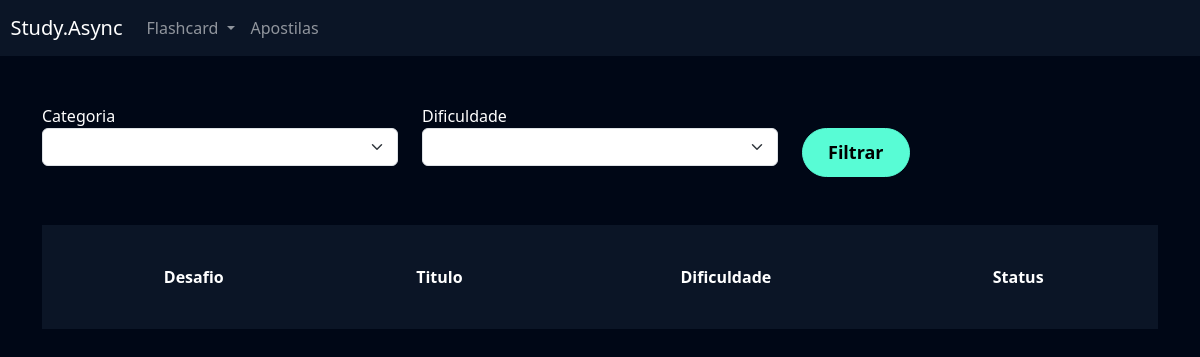
Page /flashcard/listar_desafio/ (signed in) on the earlier database version.
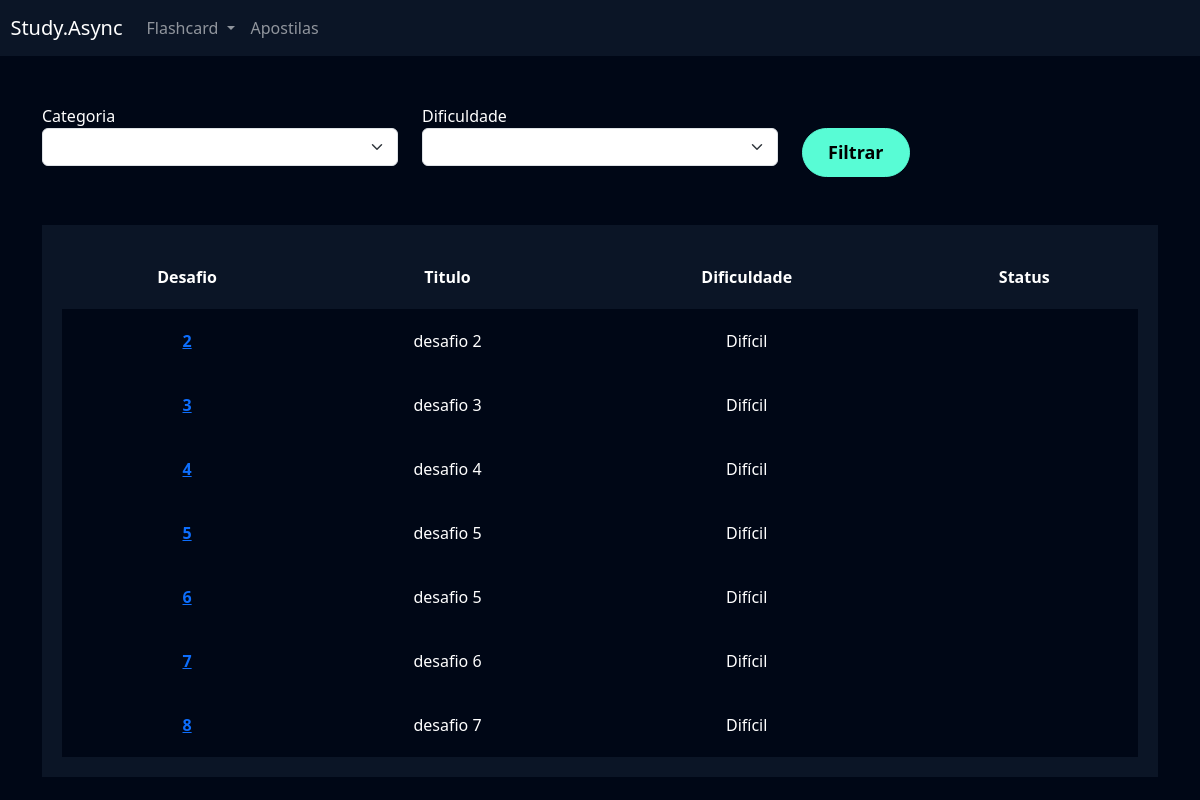
Same page on the later database version.
### flashcard/models.py (models this page shows, shortened)
class Desafio(models.Model):
    user = models.ForeignKey(User, on_delete=models.DO_NOTHING)
    titulo = models.CharField(max_length=100)
    categoria = models.ManyToManyField(Categoria)
    quantidade_perguntas = models.IntegerField()
    dificuldade = models.CharField(
        max_length=1, choices=Flashcard.DIFICULDADE_CHOICES
    )
    flashcards = models.ManyToManyField(FlashcardDesafio)

### flashcard/views.py (the view)
# urls.py: path('listar_desafio/', views.listar_desafio, name='listar_desafio'),
def listar_desafio(request):
    desafios = Desafio.objects.filter(user=request.user)
    return render(
        request,
        'listar_desafio.html',
        {
            'desafios': desafios,
        },
    )

### flashcard/templates/listar_desafio.html (shortened to what this page needs)
{% extends "base.html" %}
{% load static %}
{% block 'cabecalho' %}
    <link href="{% static 'usuarios/css/cadastro.css' %}" rel="stylesheet">
    <link href="{% static 'flashcard/css/novo_flashcard.css' %}" rel="stylesheet">
    <link href="{% static 'flashcard/css/iniciar_desafio.css' %}" rel="stylesheet">
    <link href="{% static 'flashcard/css/desafio.css' %}" rel="stylesheet">
    <link href='https://unpkg.com/boxicons@2.1.4/css/boxicons.min.css' rel='stylesheet'>
{% endblock 'cabecalho' %}
{% block 'conteudo' %}
    {% include "partials/header.html" %}
    <div class="container">
        <br>
        <br>
        <div class="row">
            <div class="col-md">
                <form action="}" method="GET">
                <label for="">Categoria</label>
                <select name="categoria" class="form-select">
                </select>
            </div>
            <div class="col-md">
                <label for="">Dificuldade</label>
                <select name="dificuldade" class="form-select">
                </select>
            </div>
            <div class="col-md">
                <br>
                <input type="submit" value="Filtrar" class="btn-cadastro">
            </div>
        </div>
        <br>
        <br>
        <div class="box-listar">
            <table>
                <thead>
                  <tr>
                    <th scope="col">Desafio</th>
                    <th scope="col">Titulo</th>
                    <th scope="col">Dificuldade</th>
                    <th scope="col">Status</th>
                  </tr>
                </thead>
                <tbody>
                    {% for desafio in desafios %}
                        <tr class="linha">
                            <th><a href="{% url 'desafio' desafio.id %}">{{desafio.id}}</a></th>
                            <td>{{desafio.titulo}}</td>
                            <td>{{desafio.get_dificuldade_display}}</td>
                            <td>{{desafio.status}}</td>
                        </tr>
                    {% endfor %}
                </tbody>
              </table>
        </div>
    </div>
{% endblock 'conteudo' %}

### templates/base.html (shortened to what this page needs)
{% load static %}
<!doctype html>
<html lang="en">
<head>
    <link href="https://cdn.jsdelivr.net/npm/bootstrap@5.3.2/dist/css/bootstrap.min.css" rel="stylesheet">
    <link rel="stylesheet" href="{% static "geral/css/base.css" %}">
    {% block 'cabecalho' %} {% endblock %}
</head>
<body>
    {% block 'conteudo' %}{% endblock %}
</body>
</html>

### templates/partials/header.html (shortened to what this page needs)
<nav style="background-color: var(--main-color)" class="navbar navbar-expand-lg navbar-dark">
    <a class="navbar-brand" href="#">&nbsp&nbspStudy.Async</a>
    <div class="collapse navbar-collapse" id="navbarNav">
      <ul class="navbar-nav">
        <li class="nav-item dropdown">
          <a class="nav-link dropdown-toggle" href="#" id="navbarDropdown" role="button" data-bs-toggle="dropdown" aria-expanded="false">
            Flashcard
          </a>
        </li>
        <li class="nav-item">
          <a class="nav-link" href="">Apostilas</a>
        </li>
      </ul>
    </div>
  </nav>

### templates/static/geral/css/base.css (style rules this page uses)
:root { --main-color: #0b1526; --dark-color: #000716; --secondary-dark-color: rgb(15, 2, 26); --light-color: #00c1f3; --contrast-color: #f4c96b; --differential-color: #58fcd5; }
body { background-color: var(--dark-color) !important; color: white !important; }

### templates/static/usuarios/css/cadastro.css (style rules this page uses)
* { margin: 0; padding: 0; }
.btn-cadastro { padding: 10px; background-color: #58fcd5; border-radius: 30px; border: 1px solid #58fcd5; font-size: 18px; font-weight: bold; padding-left: 25px; padding-right: 25px; }

### templates/static/flashcard/css/desafio.css (style rules this page uses)
.box-listar { background-color: #0b1526; padding: 20px; }
table { width: 100%; padding: 20px; text-align: center; }
.linha { height: 40px; background-color: var(--dark-color); padding: 20px; }
td, th { padding: 20px; }
tr { background-color: var(--main-color); }

Differences in the rows shown:
added Desafio: id "2", titulo "desafio 2", dificuldade "Difícil"
added Desafio: id "3", titulo "desafio 3", dificuldade "Difícil"
added Desafio: id "4", titulo "desafio 4", dificuldade "Difícil"
added Desafio: id "5", titulo "desafio 5", dificuldade "Difícil"
added Desafio: id "6", titulo "desafio 5", dificuldade "Difícil"
added Desafio: id "7", titulo "desafio 6", dificuldade "Difícil"
added Desafio: id "8", titulo "desafio 7", dificuldade "Difícil"
